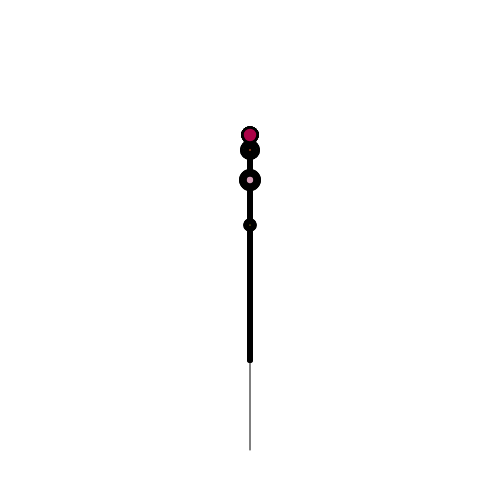
Frame 1 (no input)
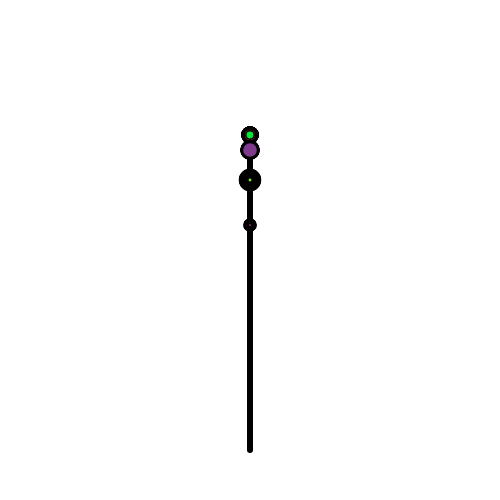
Frame 60 (no input)
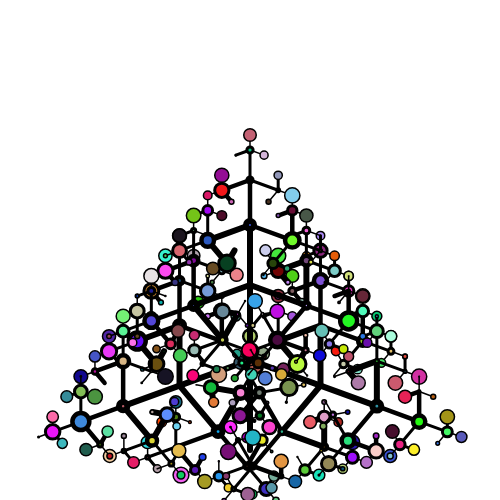
Frame 120 (the mouse pressed at the canvas centre since frame 60)

The p5.js sketch that drew these frames (run headless with seeded random() and noise() and a simulated clock; from frame 60 on, the mouse is pressed at the canvas centre):

// p5.js sketch
// ── sketch.js
let scale2 = 15;
function setup() {
  createCanvas(500, 500);
  
}
function draw() {
  background(255);
  drawTree(width/2, height*0.9, 90, 6);
  
}
function drawLine( x1, y1, x2, y2, depth) {
//draw a line segment connecting (x1,y1) to (x2,y2)
  line(x1, y1, x2, y2);
}
function drawTree(x1, y1, angle, depth) {
  if (depth > 0) {
    let x2 = x1 + (cos(radians(angle))*depth*scale2); //calculate endpoints of current branch

    let y2 = y1 - (sin(radians(angle))*depth*scale2); //using trig ratios. Get shorter based on depth
    


    drawLine(x1, y1, x2, y2, depth);
    //for a 3-branch tree:
    drawTree(x2, y2, angle-mouseX, depth-1);
    drawTree(x2, y2, angle+mouseX, depth-1);
    drawTree(x2,y2, angle, depth-1);
    if(depth < 5){  // draws leaves randomly scaled by depth
      strokeWeight(depth*1.5);  //scales strokeweight by depth. needs reworking when I have time
      if (depth > 4){
        drawLeaf(x2,y2,random(depth+20));
      }
      else if(depth < 4){
        
        drawLeaf(x2,y2,random(depth+15));
      }
      else if (depth < 2){
        
        drawLeaf(x2,y2,random(depth+10));
      }
      else{
        
        drawLeaf(x2,y2,random(depth+5));
      }
    }
    
    
}
}

function drawLeaf(x,y,d){ // draws randomly coloured leaf
  fill(random(255), random(255), random(255));

  circle(x,y,d);
  
  



}
